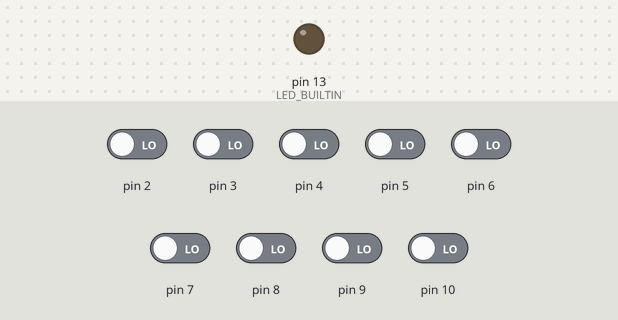
Bench run of a sketch on a simulated Arduino Uno, built with avr-gcc and run on an emulated ATmega328P. Parts: output pins drawn as LEDs (lit = HIGH). The test bench sets the inputs (shaded band); at power-on: pin 2–10 LOW.

Above: at 1.2 s.
1.3 s: pin 9 driven HIGH
At 2.6 s:
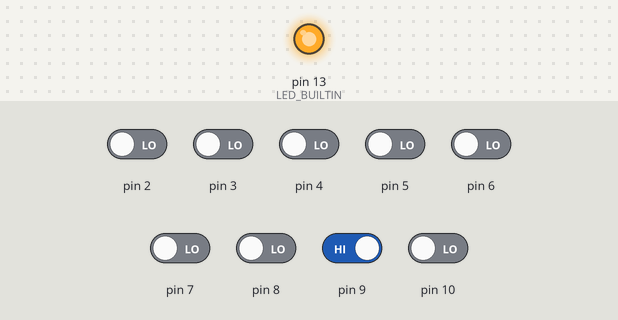
4.9 s: pin 9 driven LOW
At 5.4 s:
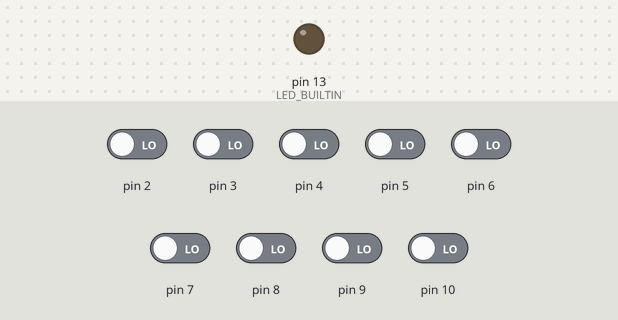
Timing chart, 0 to 7.9 s (numbered marks = the images above; inputs shaded):
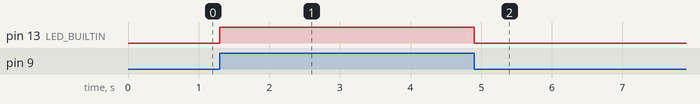

Measured:
- after the input at 1.3 s, pin 13 (LED_BUILTIN): LOW → HIGH at once
- after the input at 4.9 s, pin 13 (LED_BUILTIN): HIGH → LOW at once

The sketch:

remote.ino
```cpp
#include <IRremote.h>
#include <IRremoteInt.h>

#define POWER 0x2FD48B7
#define U 0x2FD41BE
#define D 0x2FDC13E
#define R 0x2FD9867
#define L 0x2FDB847
#define VUP 0x2FD58A7
#define VDOWN 0x2FD7887
#define OK 0x2FD916E
#define BACK 0x2FD9B64
#define EXIT 0x2FD1AE5
#define HOME 0x2FD5BA4
#define YT 0x2FD05FA
#define NETFLIX 0x2FD54AB
#define POFF 0x1F00BAD
#define STANDBY 0xFFFFFFFF


IRsend irsend;

//const int RECV_PIN = 7;
//IRrecv irrecv(RECV_PIN);
//decode_results results;

void setup(){
  for(byte i = 2;i <= 10;i++){
    pinMode(i,INPUT);
  }
  pinMode(LED_BUILTIN,OUTPUT);

  Serial.begin(9600);
  irsend.setSendPin(A1);
  //irrecv.enableIRIn();
}

inline byte findState(){
  return digitalRead(10)*2+digitalRead(9);
}

byte findOnPin(){
  for(byte i = 2;i < 9;i++){
    if(digitalRead(i)){
      return i;
    }
  }
  return 0;
}

void loop(){
//  if (irrecv.decode(&results)){
//        Serial.println(results.value, HEX);
//        irrecv.resume();
//  }

  if(findState() == 0){
    digitalWrite(LED_BUILTIN,0);
    switch(findOnPin()){
      case 2:
      irsend.sendNEC(R, 32); //R
      Serial.println("R");
      delay(200);
      break;
      case 3:
      irsend.sendNEC(HOME, 32); //HOME
      Serial.println("BACK");
      delay(200);
      break;
      case 4:
      irsend.sendNEC(D, 32); //D
      Serial.println("D");
      delay(200);
      break;
      case 5:
      irsend.sendNEC(OK, 32); //OK
      Serial.println("OK");
      delay(200);
      break;
      case 6:
      irsend.sendNEC(U, 32); //U
      Serial.println("U");
      delay(200);
      break;
      case 7:
      irsend.sendNEC(L, 32); //L
      Serial.println("L");
      delay(200);
      break;
      case 8:
      irsend.sendNEC(BACK, 32); //BACK
      Serial.println("HOME");
      delay(200);
      break;
      default:
      digitalWrite(A1,0);
    }
  }else if(findState() == 1){
    digitalWrite(LED_BUILTIN,1);
    switch(findOnPin()){
      case 2:
      irsend.sendNEC(NETFLIX, 32); //NETFLIX
      Serial.println("NETFLIX");
      delay(200);
      break;
      case 3:
      irsend.sendNEC(POFF, 32); //POFF
      Serial.println("BACK");
      delay(200);
      break;
      case 4:
      irsend.sendNEC(VDOWN, 32); //VDOWN
      Serial.println("VDOWN");
      delay(200);
      break;
      case 5:
      irsend.sendNEC(POWER, 32); //POWER
      Serial.println("POWER");
      delay(200);
      break;
      case 6:
      irsend.sendNEC(VUP, 32); //VUP
      Serial.println("VUP");
      delay(200);
      break;
      case 7:
      irsend.sendNEC(YT, 32); //YT
      Serial.println("YT");
      delay(200);
      break;
      case 8:
      irsend.sendNEC(BACK, 32); //BACK
      Serial.println("EXIT");
      delay(200);
      break;
      default:
      digitalWrite(A1,0);
    }
  }
}

//|8||6||3|
//|7||5||2|
//| ||4|| |
//


//PROTOCOL - NEC
//Working remote:
//POWER - 2FD48B7
//U - 2FD41BE
//D - 2FDC13E
//L - 2FD9867
//R - 2FDB847
//VUP - 2FD58A7
//VDOWN - 2FD7887
//OK - 2FD916E
//BACK - 2FD9B64
//EXIT - 2FD1AE5
//HOME - 2FD5BA4
//YT - 2FD05FA
//NETFLIX - 2FD54AB
//STANDBY - FFFFFFFF
//===============
//Broken remote:
//POWER - 20250AF
//===============
```
